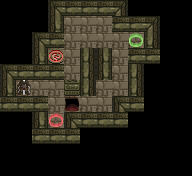

This is a level from a 2D game, rendered from its Tiled map with the project's own tilesets. A one-line summary and the complete map file follow:
An orthogonal 12x11 tile map with 16x16 px tiles, 5 tile layers (Environment, Bottom Decoration, Triggers, Objects, ...), 2 tilesets.

<map version="1.0" orientation="orthogonal" renderorder="right-down" width="12" height="11" tilewidth="16" tileheight="16" nextobjectid="4">
 <tileset firstgid="1" name="tilemap" tilewidth="16" tileheight="16" tilecount="64" columns="8">
  <image source="../tileset.png" trans="ffffff" width="128" height="128" />
  <tile id="0">
   <properties>
    <property name="type" value="solid" />
   </properties>
  </tile>
  <tile id="1">
   <properties>
    <property name="type" value="solid" />
   </properties>
  </tile>
  <tile id="2">
   <properties>
    <property name="type" value="solid" />
   </properties>
  </tile>
  <tile id="3">
   <properties>
    <property name="type" value="solid" />
   </properties>
  </tile>
  <tile id="4">
   <properties>
    <property name="type" value="solid" />
   </properties>
  </tile>
  <tile id="6">
   <properties>
    <property name="form" type="int" value="2" />
    <property name="type" value="shifter" />
   </properties>
  </tile>
  <tile id="7">
   <properties>
    <property name="form" type="int" value="1" />
    <property name="type" value="shifter" />
   </properties>
  </tile>
  <tile id="10">
   <properties>
    <property name="type" value="pit" />
   </properties>
  </tile>
  <tile id="11">
   <properties>
    <property name="type" value="altar" />
   </properties>
  </tile>
  <tile id="12">
   <properties>
    <property name="type" value="solid" />
   </properties>
  </tile>
  <tile id="13">
   <properties>
    <property name="form" type="int" value="0" />
    <property name="type" value="goal" />
   </properties>
  </tile>
  <tile id="16">
   <properties>
    <property name="form" type="int" value="0" />
    <property name="type" value="goal" />
   </properties>
  </tile>
  <tile id="17">
   <properties>
    <property name="form" type="int" value="2" />
    <property name="type" value="goal" />
   </properties>
  </tile>
  <tile id="18">
   <properties>
    <property name="form" type="int" value="3" />
    <property name="type" value="goal" />
   </properties>
  </tile>
  <tile id="19">
   <properties>
    <property name="form" type="int" value="1" />
    <property name="type" value="goal" />
   </properties>
  </tile>
  <tile id="24">
   <properties>
    <property name="form" type="int" value="0" />
    <property name="type" value="shifter" />
   </properties>
  </tile>
  <tile id="25">
   <properties>
    <property name="form" type="int" value="2" />
    <property name="type" value="shifter" />
   </properties>
  </tile>
  <tile id="26">
   <properties>
    <property name="form" type="int" value="3" />
    <property name="type" value="shifter" />
   </properties>
  </tile>
  <tile id="27">
   <properties>
    <property name="form" type="int" value="1" />
    <property name="type" value="shifter" />
   </properties>
  </tile>
  <tile id="32">
   <properties>
    <property name="type" value="teleport" />
   </properties>
  </tile>
  <tile id="33">
   <properties>
    <property name="type" value="teleport" />
   </properties>
  </tile>
  <tile id="41">
   <properties>
    <property name="form" type="int" value="0" />
    <property name="type" value="goal" />
   </properties>
  </tile>
 </tileset>
 <tileset firstgid="65" name="sprites" tilewidth="16" tileheight="16" tilecount="64" columns="8">
  <image source="../src/sprites.png" width="128" height="128" />
  <tile id="8">
   <properties>
    <property name="type" value="blot" />
   </properties>
  </tile>
  <tile id="13">
   <properties>
    <property name="type" value="boulder" />
   </properties>
  </tile>
 </tileset>
 <layer name="Environment" width="12" height="11">
  <data encoding="csv">
0,0,0,1,2,2,2,3,0,0,0,0,
0,0,0,4,9,9,9,2,2,3,0,0,
0,0,1,2,9,9,9,9,9,5,0,0,
0,0,4,9,9,5,4,9,2,2,0,0,
1,2,2,2,9,5,4,9,5,0,0,0,
4,9,9,9,9,5,9,9,5,0,0,0,
2,2,2,9,9,9,9,1,2,0,0,0,
0,0,4,9,1,2,2,2,0,0,0,0,
0,0,2,2,2,0,0,0,0,0,0,0,
0,0,0,0,0,0,0,0,0,0,0,0,
0,0,0,0,0,0,0,0,0,0,0,0
</data>
 </layer>
 <layer name="Bottom Decoration" width="12" height="11">
  <data encoding="csv">
0,0,0,0,0,0,0,0,0,0,0,0,
0,0,0,0,0,0,0,0,0,0,0,0,
0,0,0,0,0,0,0,0,0,0,0,0,
0,0,0,0,0,0,0,0,0,0,0,0,
0,0,0,0,0,0,0,0,0,0,0,0,
0,0,0,0,0,0,0,0,0,0,0,0,
0,0,0,0,0,0,0,0,0,0,0,0,
0,0,0,0,0,0,0,0,0,0,0,0,
0,0,0,0,0,0,0,0,0,0,0,0,
0,0,0,0,0,0,0,0,0,0,0,0,
0,0,0,0,0,0,0,0,0,0,0,0
</data>
 </layer>
 <layer name="Triggers" width="12" height="11">
  <data encoding="csv">
0,0,0,0,0,0,0,0,0,0,0,0,
0,0,0,0,0,0,0,0,0,0,0,0,
0,0,0,0,0,0,0,0,28,0,0,0,
0,0,0,18,0,0,0,0,0,0,0,0,
0,0,0,0,0,0,0,0,0,0,0,0,
0,0,0,0,0,0,0,0,0,0,0,0,
0,0,0,0,11,0,0,0,0,0,0,0,
0,0,0,26,0,0,0,0,0,0,0,0,
0,0,0,0,0,0,0,0,0,0,0,0,
0,0,0,0,0,0,0,0,0,0,0,0,
0,0,0,0,0,0,0,0,0,0,0,0
</data>
 </layer>
 <layer name="Objects" width="12" height="11">
  <data encoding="csv">
0,0,0,0,0,0,0,0,0,0,0,0,
0,0,0,0,0,0,0,0,0,0,0,0,
0,0,0,0,0,0,0,0,0,0,0,0,
0,0,0,0,0,0,0,0,0,0,0,0,
0,0,0,0,0,0,0,0,0,0,0,0,
0,73,0,0,78,0,0,0,0,0,0,0,
0,0,0,0,0,0,0,0,0,0,0,0,
0,0,0,0,0,0,0,0,0,0,0,0,
0,0,0,0,0,0,0,0,0,0,0,0,
0,0,0,0,0,0,0,0,0,0,0,0,
0,0,0,0,0,0,0,0,0,0,0,0
</data>
 </layer>
 <layer name="Top Decoration" width="12" height="11">
  <data encoding="csv">
0,0,0,0,0,0,0,0,0,0,0,0,
0,0,0,0,0,0,0,0,0,0,0,0,
0,0,0,0,0,0,0,0,0,0,0,0,
0,0,0,0,0,0,0,0,0,0,0,0,
0,0,0,0,0,0,0,0,0,0,0,0,
0,0,0,0,0,0,0,0,0,0,0,0,
0,0,0,0,0,0,0,0,0,0,0,0,
0,0,0,0,0,0,0,0,0,0,0,0,
0,0,0,0,0,0,0,0,0,0,0,0,
0,0,0,0,0,0,0,0,0,0,0,0,
0,0,0,0,0,0,0,0,0,0,0,0
</data>
 </layer>
</map>
